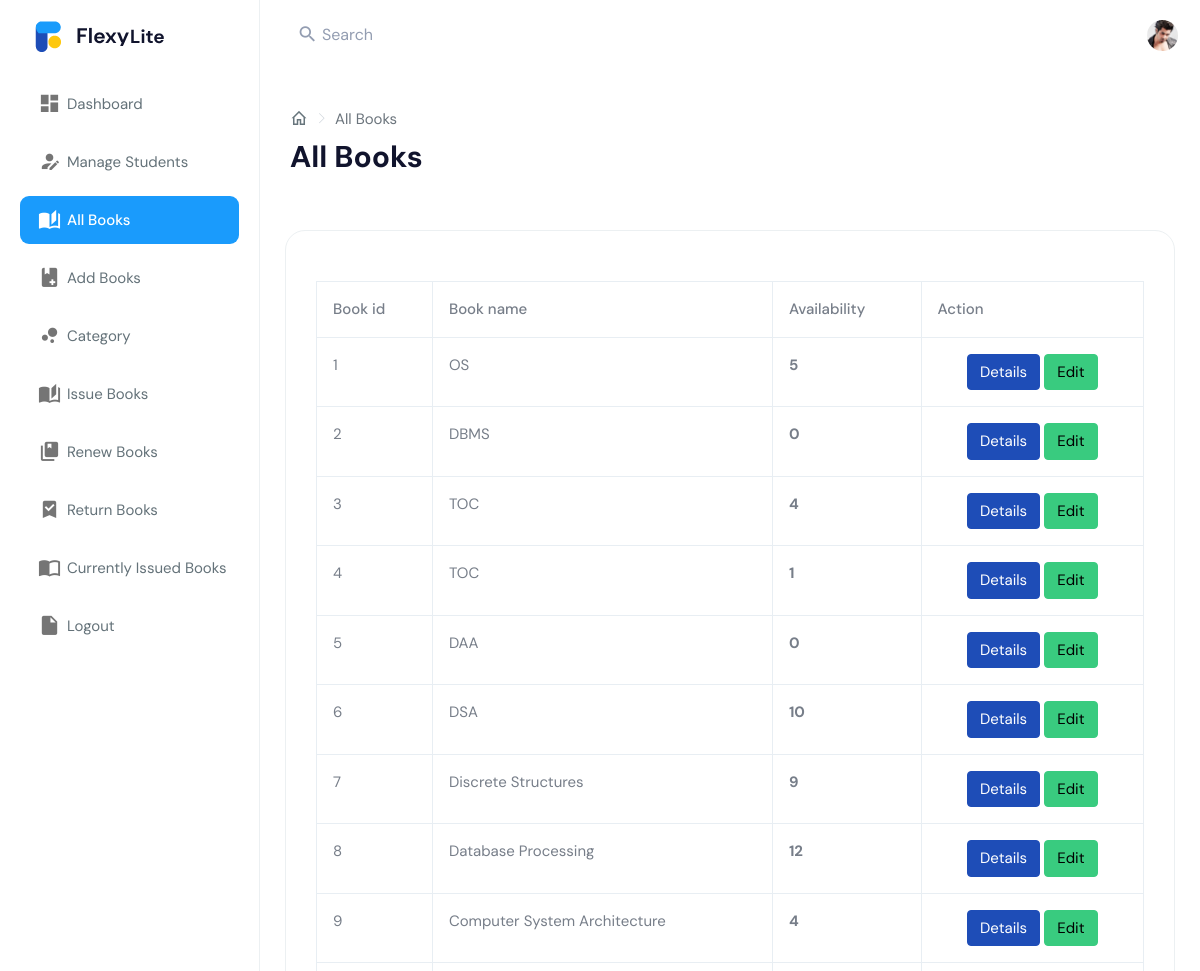
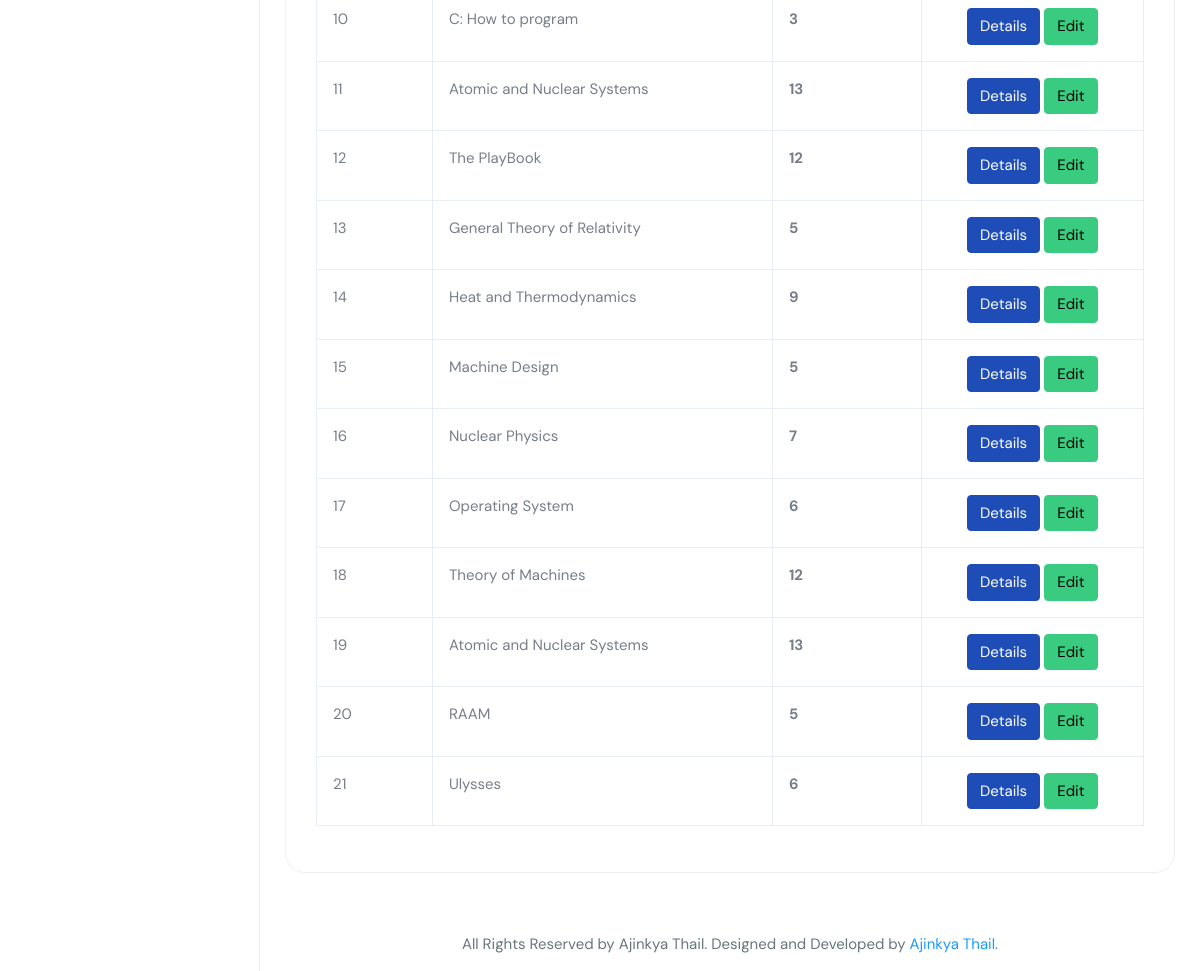
/admin/book.php (signed in), run on the app's committed database (2 pictures, top to bottom).
### tables this page shows
CREATE TABLE `book` (
  `BookId` int(10) NOT NULL,
  `CatId` int(11) DEFAULT NULL,
  `Title` varchar(50) DEFAULT NULL,
  `Publisher` varchar(50) DEFAULT NULL,
  `Year` varchar(50) DEFAULT NULL,
  `Availability` int(5) DEFAULT NULL
);

### admin/book.php (the view, shortened to what this page needs)
<?php
require('dbconn.php');
?>
<?php
if ($_SESSION['RollNo']) {
    ?>
<!DOCTYPE html>
<html dir="ltr" lang="en">
<head>
    <link href="../assets/libs/chartist/dist/chartist.min.css" rel="stylesheet">
    <link href="../assets/libs/chartist-plugin-tooltips/dist/chartist-plugin-tooltip.css" rel="stylesheet">
    <link href="../dist/css/style.min.css" rel="stylesheet">
</head>
<body>
    <div id="main-wrapper" data-layout="vertical" data-navbarbg="skin5" data-sidebartype="full"
        data-sidebar-position="absolute" data-header-position="absolute" data-boxed-layout="full">
        <?php include('includes/topbarheader.php');?>
        <?php include('includes/leftsidebar.php');?>
        <div class="page-wrapper">
            <div class="page-breadcrumb">
                <div class="row align-items-center">
                    <div class="col-6">
                        <nav aria-label="breadcrumb">
                            <ol class="breadcrumb mb-0 d-flex align-items-center">
                              <li class="breadcrumb-item"><a href="index.html" class="link"><i class="mdi mdi-home-outline fs-4"></i></a></li>
                              <li class="breadcrumb-item active" aria-current="page">All Books</li>
                            </ol>
                          </nav>
                        <h1 class="mb-0 fw-bold">All Books</h1>
                    </div>
                </div>
            </div>
            <div class="container-fluid">
                <div class="row">
                    <div class="col-12">
                        <div class="card">
                            <div class="card-body">
                            <div class="table-responsive m-t-20">
                        <?php
                                    if(isset($_POST['submit']))
                                        {$s=$_POST['title'];
                                            $sql="select * from LMS.book where BookId='$s' or Title like '%$s%'";
                                        }
                                    else
                                        $sql="select * from LMS.book";
                                    $result=$conn->query($sql);
                                    $rowcount=mysqli_num_rows($result);
                                    if(!($rowcount))
                                        echo "<br><center><h2><b><i>No Results</i></b></h2></center>";
                                    else
                                    {
                                    ?>
                       <table class="table table-bordered table-responsive-lg" id = "tables">
                                  <thead>
                                    <tr>
                                      <th>Book id</th>
                                      <th>Book name</th>
                                      <th>Availability</th>
                                      <th>Action</th>
                                    </tr>
                                  </thead>
                                  <tbody>
                                    <?php
                            while($row=$result->fetch_assoc())
                            {
                                $bookid=$row['BookId'];
                                $name=$row['Title'];
                                $avail=$row['Availability'];
                            ?>
                                    <tr>
                                      <td><?php echo $bookid ?></td>
                                      <td><?php echo $name ?></td>
                                      <td><b><?php echo $avail ?></b></td>
                                        <td><center>
                                            <a href="bookdetails.php?id=<?php echo $bookid; ?>" class="btn btn-primary">Details</a>
                                            <a href="editbook.php?id=<?php echo $bookid; ?>" class="btn btn-success">Edit</a>
                                        </center></td>
                                    </tr>
                               <?php }} ?>
                               </tbody>
                                </table>
                            </div>
                            </div>
                        </div>
                    </div>
                </div>
            </div>
            <?php include('includes/footer.php');?>
        </div>
    </div>
</body>
</html>
<?php }
else {
    echo "<script type='text/javascript'>alert('Access Denied!!!')</script>";
} ?>

### data on the page
book: BookId "1", Title "OS", Availability "5"
book: BookId "2", Title "DBMS", Availability "0"
book: BookId "3", Title "TOC", Availability "4"
book: BookId "4", Title "TOC", Availability "1"
book: BookId "5", Title "DAA", Availability "0"
book: BookId "6", Title "DSA", Availability "10"
book: BookId "7", Title "Discrete Structures", Availability "9"
book: BookId "8", Title "Database Processing", Availability "12"
book: BookId "9", Title "Computer System Architecture", Availability "4"
book: BookId "10", Title "C: How to program", Availability "3"
book: BookId "11", Title "Atomic and Nuclear Systems", Availability "13"
book: BookId "12", Title "The PlayBook", Availability "12"
book: BookId "13", Title "General Theory of Relativity", Availability "5"
book: BookId "14", Title "Heat and Thermodynamics", Availability "9"
book: BookId "15", Title "Machine Design", Availability "5"
book: BookId "16", Title "Nuclear Physics", Availability "7"
book: BookId "17", Title "Operating System", Availability "6"
book: BookId "18", Title "Theory of Machines", Availability "12"
book: BookId "19", Title "Atomic and Nuclear Systems", Availability "13"
book: BookId "20", Title "RAAM", Availability "5"
book: BookId "21", Title "Ulysses", Availability "6"
